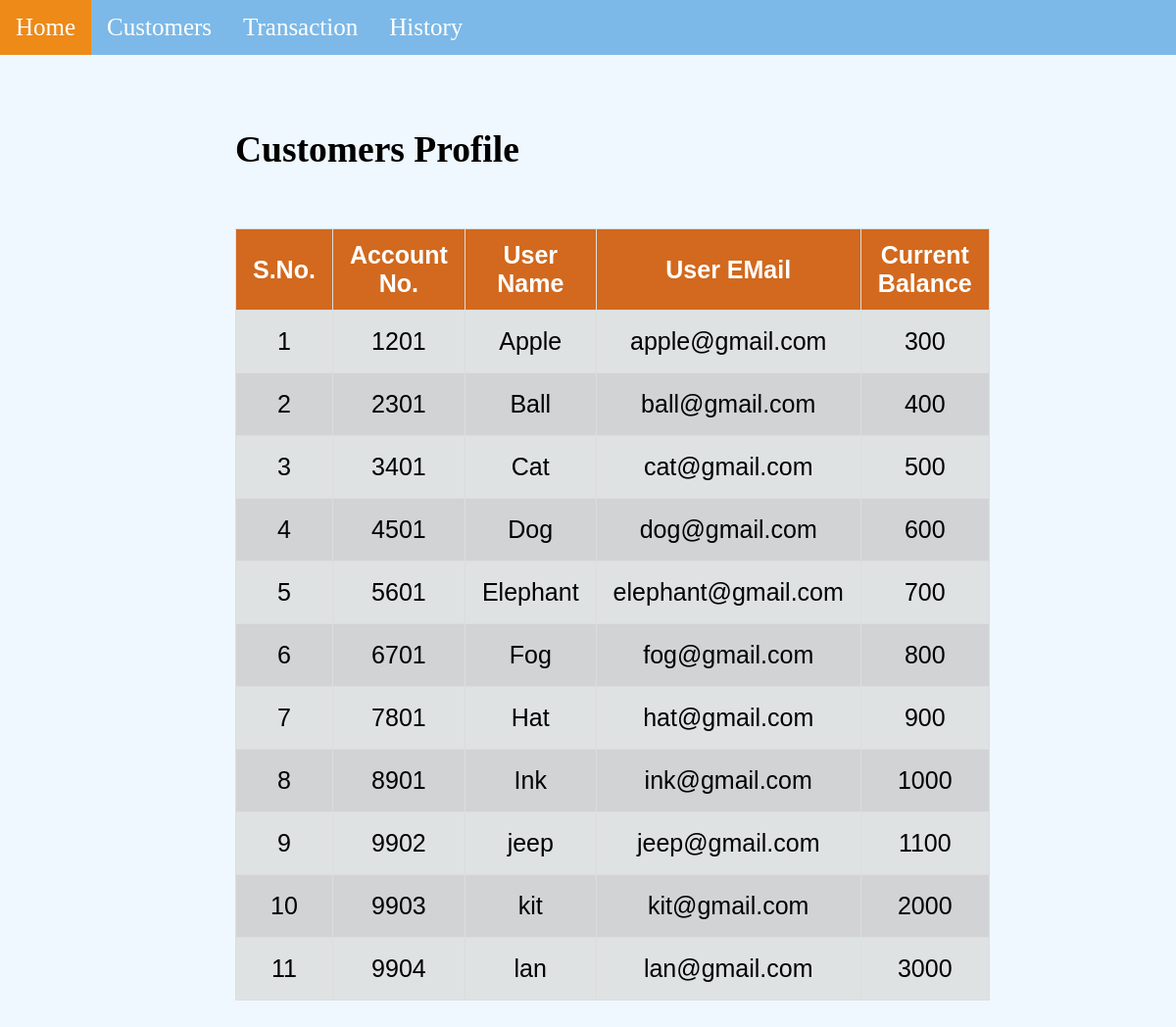
The page /ViewCustomers.php on the database its author committed.
### tables this page shows
CREATE TABLE `accountdetails` (
  `sno` int(11) NOT NULL,
  `accID` int(11) NOT NULL,
  `name` varchar(50) NOT NULL,
  `email` varchar(100) NOT NULL,
  `balance` double NOT NULL
);

### ViewCustomers.php (the view, shortened to what this page needs)
<?php
    $servername = "localhost";
    $username = "root";
    $password = "";
    $dbname = "spark bank";
    $conn = new mysqli($servername, $username, $password, $dbname);
    $sql = "SELECT * FROM accountdetails" ;
    $result = $conn->query($sql);
?>
<!DOCTYPE html>
<html lang="en">
<head>
</head>
<body>
  <?php include('home_page.php'); ?>
       <div class="container">
            <h2 style="text-align: ">Customers Profile</h2>
            <br>
            <table id="Table">
                <thead>
                    <tr>
                    <th>S.No.</th>
                    <th>Account No.</th>
                    <th>User Name</th>
                    <th>User EMail</th>
                    <th>Current Balance</th>
                    </tr>
                </thead>
                <?php
                while($row = $result->fetch_assoc()) {
                ?>
                <tr>
                    <td><?php echo $row['sno']; ?></td>
                    <td><?php echo $row['accID']; ?></td>
                    <td ><?php echo $row['name']; ?></td>
                    <td><?php echo $row['email']; ?></td>
                    <td><?php echo $row['balance']; ?></td>
                </tr>
                <?php
                }
                ?>
            </table>
        </div>
        <footer style="text-align: center">
        </footer>
</body>
</html>

### home_page.php (shortened to what this page needs)
<!DOCTYPE html>
<html>
<head>
</head>
<body>
   <nav class="Nav">
    <ul>
    <li>
    <a href="index.php">Home</a>
    </li>
    <li>
    <a href="ViewCustomers.php">Customers</a>
    </li>
    <li>
    <a href="Transfer.php">Transaction</a>
    </li>
    <li>
    <a href="RecordsPage.php"> History</a>
    </li>
    </ul>
   </nav>
<body>
</html>

### ViewCustomers.php (style rules this page uses)
html { position: relative; min-height: 100%; }
body { padding-top: 60px; font-size:25px; padding-bottom: 100px; background: #f5fce3; background: #F0F8FF; }
.container { padding-top:10px; display: block; margin-top: 30px; margin-left: auto; margin-right: auto; width: 60%; }
td,th { border: 1px solid #ddd; padding: 17px; }
#Table { font-family: Arial,Helvetica, sans-serif; border-collapse: collapse; margin-bottom: 17px; }
#Table tr:nth-child(even) { background-color: #d2d3d4;text-align:Center; }
#Table tr:nth-child(odd) { background-color: #dee2e3;text-align:Center }
#Table th { padding-top: 12px; padding-bottom: 12px; text-align:Center; background-color: #D2691E; color:white; }
footer { background-color: ; position: absolute; left: 0; bottom: 0; height: 100px; width: 100%; overflow: hidden; }

### home_page.php (style rules this page uses)
body { margin:0; }
ul { list-style-type: none; margin: 0; padding: 0; overflow: hidden; background-color: #7CB9E8; position: fixed; top: 0; width: 100%; }
li { float: left; }
li a { display: block; color: white; text-align: center; padding: 14px 16px; text-decoration: none; }

### rows shown on the page
accountdetails: sno "1", accID "1201", name "Apple", email "apple@gmail.com", balance "300"
accountdetails: sno "2", accID "2301", name "Ball", email "ball@gmail.com", balance "400"
accountdetails: sno "3", accID "3401", name "Cat", email "cat@gmail.com", balance "500"
accountdetails: sno "4", accID "4501", name "Dog", email "dog@gmail.com", balance "600"
accountdetails: sno "5", accID "5601", name "Elephant", email "elephant@gmail.com", balance "700"
accountdetails: sno "6", accID "6701", name "Fog", email "fog@gmail.com", balance "800"
accountdetails: sno "7", accID "7801", name "Hat", email "hat@gmail.com", balance "900"
accountdetails: sno "8", accID "8901", name "Ink", email "ink@gmail.com", balance "1000"
accountdetails: sno "9", accID "9902", name "jeep", email "jeep@gmail.com", balance "1100"
accountdetails: sno "10", accID "9903", name "kit", email "kit@gmail.com", balance "2000"
accountdetails: sno "11", accID "9904", name "lan", email "lan@gmail.com", balance "3000"
